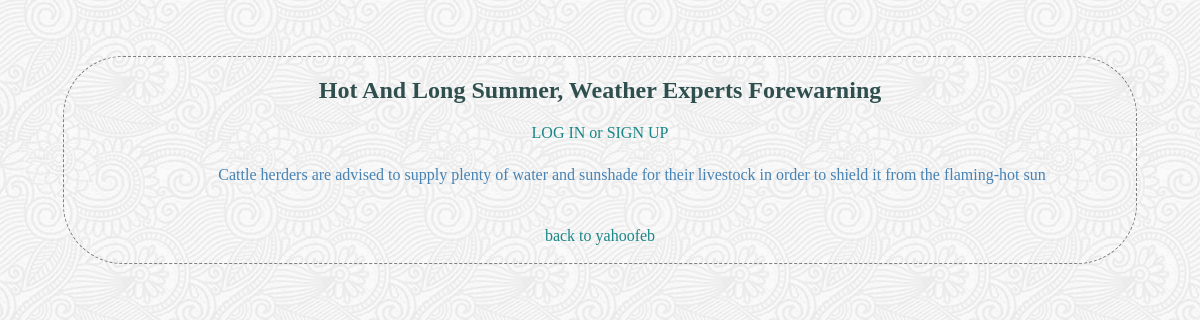
Screenshot of /collections/2/3/view with the database file from the repository.
### database_setup.py (models this page shows, shortened)
class ArticleCollection(Base):
    __tablename__ = 'article_item'
    name = Column(String(350), nullable=False)
    id = Column(Integer, primary_key=True)
    description = Column(String(250))
    date = Column(
        String(80),
        default=datetime.datetime.now().strftime("%y-%m-%d %H:%M:%S"))
    text = Column(Text())
    user_id = Column(Integer, ForeignKey('user.id'))
    user = relationship(User)
    collection_id = Column(Integer, ForeignKey('collection.id'))
    collection = relationship(Collection)

class Collection(Base):
    __tablename__ = 'collection'
    id = Column(Integer, primary_key=True)
    name = Column(String(80), nullable=False)
    user_id = Column(Integer, ForeignKey('user.id'))
    user = relationship(User)

### finalProject.py (the view, shortened to what this page needs)
@app.route(
    '/collections/<int:collection_id>/<int:article_id>/',
    methods=[
        'GET',
        'POST'])
@app.route(
    '/collections/<int:collection_id>/<int:article_id>/view',
    methods=[
        'GET',
        'POST'])
def viewArticle(collection_id, article_id):
    item = session.query(ArticleCollection).filter_by(id=article_id).one()
    collection = session.query(Collection).filter_by(id=collection_id).one()
    loggeduser = False
    if 'name' in login_session:
        loggeduser = True
    if 'name' not in login_session or item.user_id != login_session['user_id']:
        return render_template(
            'publicArticle.html',
            collection_id=collection_id,
            coll=collection,
            article_id=article_id,
            art=item, logged=loggeduser)

### templates/publicArticle.html (shortened to what this page needs)
<!DOCTYPE html>
<html>
    <head>
        <link rel=stylesheet type=text/css href='{{url_for('static', filename='style.css')}}'>
    </head>
    <body>
        <div class="pane">
            <h2 class="header">{{art.name}}</h2>
            {% if logged != True %}
            <a class="link" href="{{url_for('showLogin')}}">LOG IN or SIGN UP</a>
            {% endif %}
            <p class="item article">
                {{art.text}}
            </p>
            <br>
            <a class="link" href="{{url_for('collectionList', collection_id=collection_id)}}">back to {{coll.name}} </a><br><br>
        </div>
    </body>
</html>

### static/style.css (style rules this page uses)
html { background-image: url('full-bloom.png'); background-repeat: repeat; margin: 4vw; }
a { color: steelblue; text-decoration-line: none; }
.item { color: steelblue; }
.article { text-align: center; margin: 5pt; white-space: pre-wrap; }
.link { color: rgb(28, 133, 133); }
.header { color: darkslategray; text-transform: capitalize; }
.pane { border: dashed grey 1pt; border-radius: 5vw; text-align: center; display: block; block-size: inherit; height: 95%; margin: 5pt; }

### rows the page displays
ArticleCollection: name "Hot And Long Summer, Weather Experts Forewarning", text "Cattle herders are advised to supply plenty of water and sunshade for their livestock in order to shield it from the flaming-hot sun"
Collection: name "yahoofeb"
